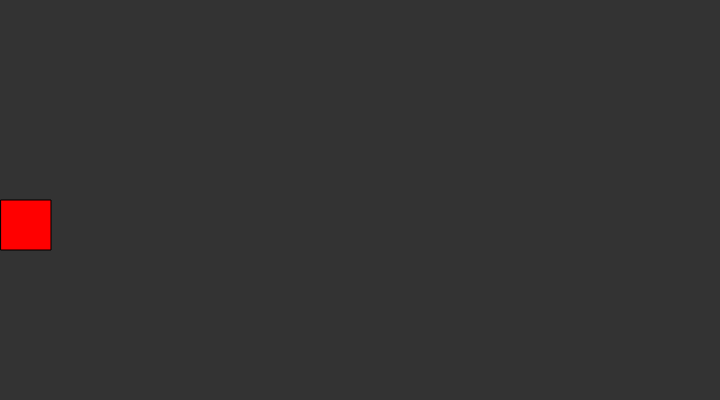
Frame 1 (no input)
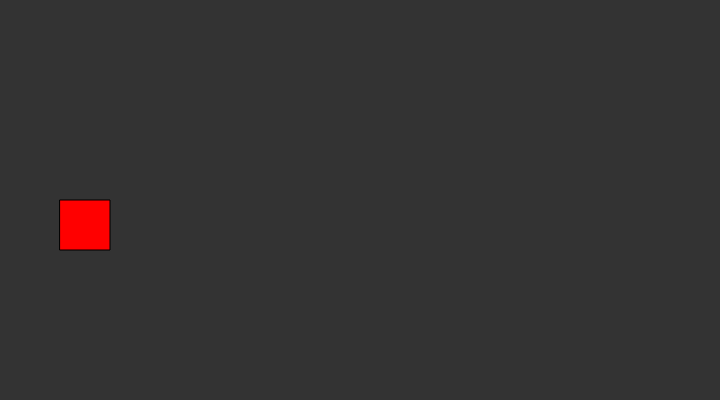
Frame 60 (no input)
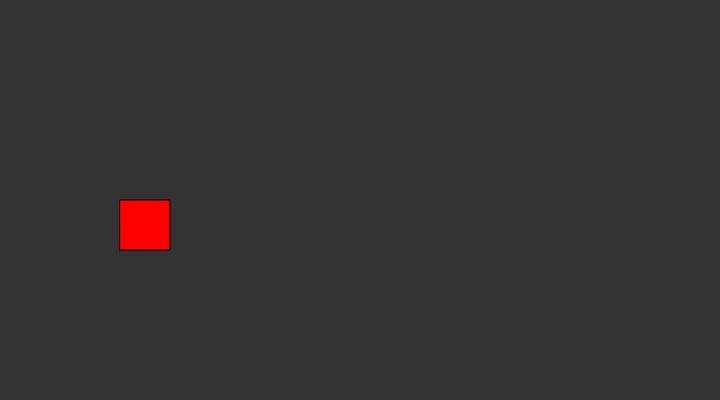
Frame 120 (the mouse pressed at the canvas centre since frame 60)

The p5.js sketch that drew these frames (run headless with seeded random() and noise() and a simulated clock; from frame 60 on, the mouse is pressed at the canvas centre):

// p5.js sketch
// ── sketch.js

let systems = [];

let g; // gravity
let wind;
let repeller;

function setup() {
  createCanvas(720, 400);
  g = createVector(0, 0.05);
  wind = createVector(0.03, -0.01);

  repeller = new Repeller(0, height/2);
}

function draw() {
  background(51);

  for (let s of systems) {
    s.addParticle();
    s.applyGravity(g);
    //s.applyForce(wind);
    s.applyRepeller(repeller);
    s.run();

  }

  //repeller.position.x+= 1;
  repeller.move(createVector(1,0));
  repeller.show();
}

function mouseClicked() {
  let mPos = createVector(mouseX, mouseY);
  let system = new ParticleSystem(mPos);
  systems.push(system);
}
// ── Particle.js
// A simple Particle class

class Particle {
    constructor(position) {
        this.acceleration = createVector(0, 0);
        this.velocity = createVector(random(-1, 1), random(-1, 0));
        this.position = position.copy();
        this.lifespan = 255;
        this.w = 2;
    }

    applyRepeller(repeller) {
        for (let particle of this.particles) {
          let force = repeller.repel(particle);
          particle.applyForce(force);
        }
      }

    run() {
        this.update();
        this.display();
    }

    applyForce(force) {
        this.acceleration.add(force);
    }

    update() {
        this.velocity.add(this.acceleration);
        this.position.add(this.velocity);
        this.lifespan -= 2;

        this.acceleration.set(0, 0);
    }

    display() {
        stroke(200, this.lifespan);
        strokeWeight(5);
        fill(127, this.lifespan);
        ellipse(this.position.x, this.position.y, this.w, this.w);
    }

    isDead() {
        return this.lifespan < 0;
    }
}


// ── ParticleSystem.js
class ParticleSystem {
    constructor(position) {
        this.origin = position.copy();
        this.particles = [];
    }

    addParticle() {
        this.particles.push(new Particle(this.origin));
    }



    applyGravity(g) {
        this.applyForce(g);
    }

    applyForce(force) {
        for (let p of this.particles) {
            p.applyForce(force);
        }
    }


    applyRepeller(repeller) {
        for (let particle of this.particles) {
          let force = repeller.repel(particle);
          particle.applyForce(force);
        }
    }

    run() {
        for (let i = this.particles.length-1; i >= 0; i--) {
            let p = this.particles[i];
            p.run();
            if (p.isDead()) {
              this.particles.splice(i, 1);
            }
          }
        }
    }


// ── Repeller.js
class Repeller {
    constructor(x,y){
        this.position = createVector(x,y);
        this.power = 200;
    }

      
  repel(particle) {
    let force = p5.Vector.sub(this.position, particle.position);
    let distance = force.mag();
    distance = constrain(distance, 5, 50);
    let strength = -1 * this.power / (distance * distance);
    force.setMag(strength);
    return force;
  }
  move(velocity){
    this.position.add(velocity);
  }

    show(){
        //stroke(2);
        fill('red');
        rect(this.position.x, this.position.y, 50);
        
    }






}
